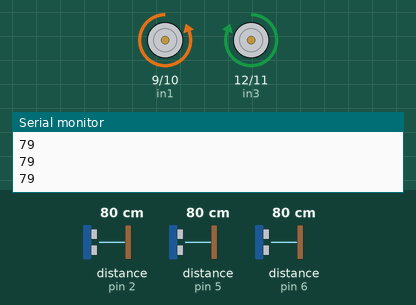
Recording of a sketch running on a simulated Arduino Uno, built with avr-gcc and run on an emulated ATmega328P. Shown: motor-driver pin pairs drawn as motors (green arrow = first pin HIGH = forward, orange = second pin HIGH = backward, longer = more drive), the last lines printed to the serial monitor. Wiring (inferred from the names in the program): 3 × ultrasonic range finder: trigger pin 3, echo pin 2 / trigger pin 4, echo pin 5 / trigger pin 7, echo pin 6. The inputs (shaded band) are chosen by the test bench; at power-on: distance to the obstacle (sensors on pin 2, pin 5, pin 6) 80 cm. The echo pulse lasts 58.3 µs per cm.

Above: at 1.2 s.
1.3 s: distance to the obstacle (sensor on pin 2) set to 12 cm
2.8 s: distance to the obstacle (sensor on pin 2) set to 9 cm
At 3.7 s:
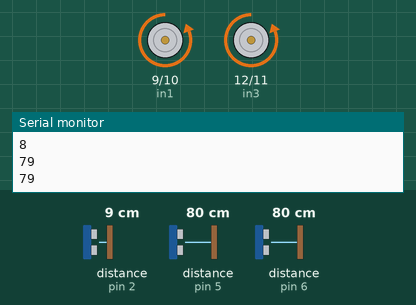
4.3 s: distance to the obstacle (sensor on pin 5) set to 17 cm
5.8 s: distance to the obstacle (sensor on pin 5) set to 13 cm
At 7.0 s:
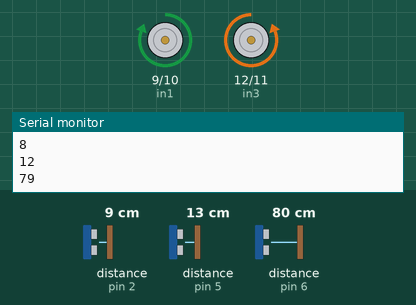
7.3 s: distance to the obstacle (sensor on pin 5) set to 18 cm
At 8.5 s:
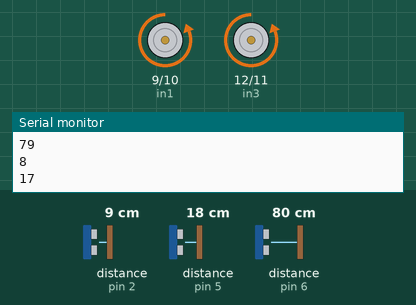
8.8 s: distance to the obstacle (sensor on pin 5) set to 2 cm
At 10.3 s:
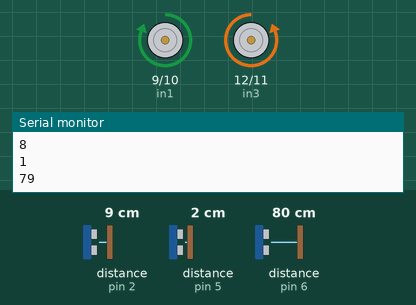
Timing chart, 0 to 11.3 s (numbered marks = the images above; inputs shaded):
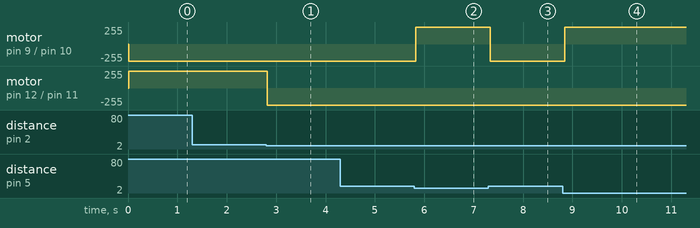

The sketch:

sketch_sep10a.ino
```cpp
#define trigPin1 4
#define echoPin1 5
#define trigPin2 3
#define echoPin2 2
#define trigPin3 7
#define echoPin3 6
#define in1 9
#define in2 10
#define in3 12
#define in4 11


long duration, distance, RightSensor,FrontSensor,LeftSensor;

void setup()
{
Serial.begin (9600);
pinMode(trigPin1, OUTPUT);
pinMode(echoPin1, INPUT);
pinMode(trigPin2, OUTPUT);
pinMode(echoPin2, INPUT);
pinMode(trigPin3, OUTPUT);
pinMode(echoPin3, INPUT);

  pinMode (in1, OUTPUT);
  pinMode (in2, OUTPUT);
  pinMode (in3, OUTPUT);
  pinMode (in4, OUTPUT);
}

void loop() {
SonarSensor(trigPin1, echoPin1);
FrontSensor = distance;
SonarSensor(trigPin2, echoPin2);
LeftSensor = distance;
SonarSensor(trigPin3, echoPin3);
RightSensor = distance;

Serial.print(LeftSensor);
 Serial.println();
Serial.print(FrontSensor);
 Serial.println();
Serial.println(RightSensor);

if(FrontSensor<15)
    {
      digitalWrite(in1, HIGH);
      digitalWrite(in2, LOW);
      digitalWrite(in3, LOW);
      digitalWrite(in4, HIGH);
    }

    else if( FrontSensor<15 && LeftSensor<10 && RightSensor<10)
    {
      digitalWrite(in1, LOW);
      digitalWrite(in2, HIGH);
      digitalWrite(in3, HIGH);
      digitalWrite(in4, LOW);
    }
   else if(LeftSensor<10)
    {
      digitalWrite(in1, LOW);
      digitalWrite(in2, HIGH);
      digitalWrite(in3, LOW);
      digitalWrite(in4, HIGH);
    }
    else if( RightSensor<10)
    {
      digitalWrite(in1, HIGH);
      digitalWrite(in2, LOW);
      digitalWrite(in3, HIGH);
      digitalWrite(in4, LOW);
    }

   else
   {
    digitalWrite(in1, LOW);
    digitalWrite(in2, HIGH);
    digitalWrite(in3, HIGH);
    digitalWrite(in4, LOW);
   }
 delay(50);


}

void SonarSensor(int trigPin,int echoPin)
{
digitalWrite(trigPin, LOW);
delayMicroseconds(2);
digitalWrite(trigPin, HIGH);
delayMicroseconds(10);
digitalWrite(trigPin, LOW);
duration = pulseIn(echoPin, HIGH);
distance = (duration/2) / 29.1;

}
```

Measured:
- the behaviour switches between 11 and 10 cm on distance to the obstacle (sensor on pin 2) (found by bisection; images 0 and 1)
- the behaviour switches between 16 and 15 cm on distance to the obstacle (sensor on pin 5) (found by bisection; images 1 and 2)
- after the input at 2.8 s, motor on pin 12 (in3) / pin 11 (in4): forward 255/255 → backward 255/255 at once
- after the input at 5.8 s, motor on pin 9 (in1) / pin 10 (in2): backward 255/255 → forward 255/255 at once
- after the input at 7.3 s, motor on pin 9 (in1) / pin 10 (in2): forward 255/255 → backward 255/255 at once
- after the input at 8.8 s, motor on pin 9 (in1) / pin 10 (in2): backward 255/255 → forward 255/255 after 0.05 s
